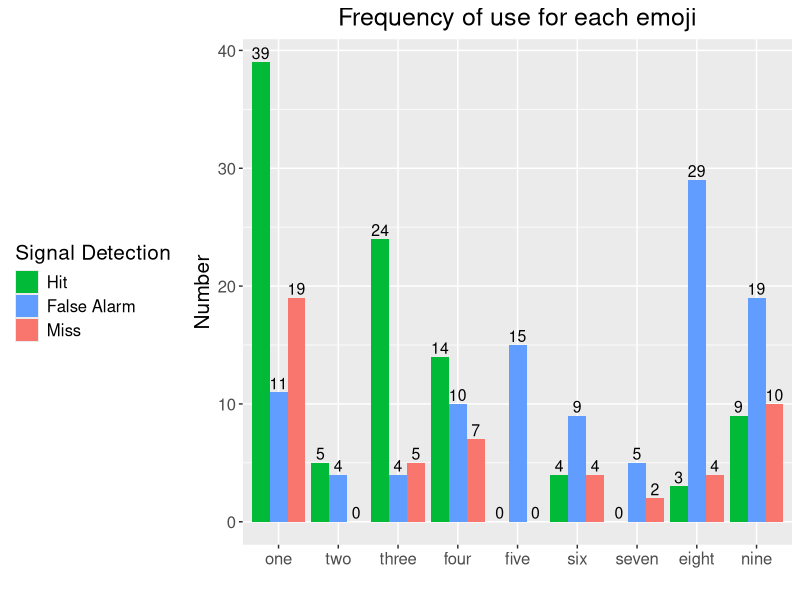

Reproduce this figure in R.
library(ggplot2)
library(plyr)
library(dplyr)

# --------------- #
# RED: "#F8766D"  #
# BLUE: "#01BFC4" #
# --------------- #


### Set File Path for Window Environment
setwd('C:/Users/LeeSooHwan/Desktop/github/DataVisualization-ZoomProj')
### Set File Path for Mac Environment
setwd("/Users/Soohwan/Desktop/DataVisualization-ZoomProj")



### Read Raw Data
rawData <- read.csv(file = "./data/userEvaluation/revisedData/expressionUseFrequencyRaw.csv", header=T, fileEncoding="UTF-8-BOM")
summaryData <- read.csv(file = "./data/userEvaluation/revisedData/expressionUseFrequency.csv", header=T, fileEncoding="UTF-8-BOM")


### Start Y axis from n
require(scales)
my_trans <- function(from=0) 
{
  trans <- function(x) x-from
  inv <- function(x) x+from
  trans_new("myscale", trans, inv, 
            domain = c(from, Inf))
}


### Draw bar plot
summaryData$expression <- factor(summaryData$expression, level = c("one", "two", "three", "four", "five", "six", "seven", "eight", "nine"))
summaryData$kind <- factor(summaryData$kind, level = c("hit", "falseAlarm", "miss"))
summaryData$value <- as.numeric(summaryData$value)

p <- ggplot(summaryData, aes(x=expression, y=value, fill=kind, label = value)) +
  geom_bar(stat="identity", position=position_dodge()) +
  scale_fill_manual(name = "Signal Detection", labels = c("Hit", "False Alarm", "Miss"), values = c("hit" = "#00ba38","falseAlarm" = "#619cff", 'miss' = '#f8766d')) +
  geom_text(size = 4, position=position_dodge(0.9), vjust=-0.25) +
  labs(title="Frequency of use for each emoji", x="", y = "Number") + theme(legend.position="left", plot.title = element_text(hjust = 0.5), text=element_text(size=15))
p


### Kruskal-wallis test
rawData$kind <- as.factor(rawData$kind)
rawData$expression <- factor(rawData$expression, levels = c("one", "two", "three", "four", "five", "six", "seven", "eight", "nine"))
rawData$value <- as.numeric(rawData$value)

hit <- subset(rawData, rawData$kind == 'hit')
hit$expression <- factor(hit$expression, levels = c("one", "two", "three", "four", "five", "six", "seven", "eight", "nine"))
hit$value <- as.numeric(hit$value)

falseAlarm <- subset(rawData, rawData$kind == 'falseAlarm')
falseAlarm$expression <- factor(falseAlarm$expression, levels = c("one", "two", "three", "four", "five", "six", "seven", "eight", "nine"))
falseAlarm$value <- as.numeric(falseAlarm$value)

miss <- subset(rawData, rawData$kind == 'miss')
miss$expression <- factor(miss$expression, levels = c("one", "two", "three", "four", "five", "six", "seven", "eight", "nine"))
miss$value <- as.numeric(miss$value)

# kruskal test
kruskal.test(value ~ expression, data = hit)
kruskal.test(value ~ expression, data = falseAlarm)
kruskal.test(value ~ expression, data = miss)

# pairwise.wilcox test
pairwise.wilcox.test(hit$value, hit$expression, p.adj="bonferroni")
pairwise.wilcox.test(falseAlarm$value, falseAlarm$expression, p.adj="bonferroni")
pairwise.wilcox.test(miss$value, miss$expression, p.adj="bonferroni")

# wilcox.test with exact
install.packages("exactRankTests")
library(exactRankTests)
exactRankTests::wilcox.exact(subset(hit$value, hit$expression == "one"), subset(hit$value, hit$expression == "two"), p.adj="bonferroni")

# Tukey
avHit = aov(hit$value ~ hit$expression)
TukeyHSD(avHit)
avFalseAlarm = aov(falseAlarm$value ~ falseAlarm$expression)
TukeyHSD(avFalseAlarm)
avMiss = aov(miss$value ~ miss$expression)
TukeyHSD(avMiss)
